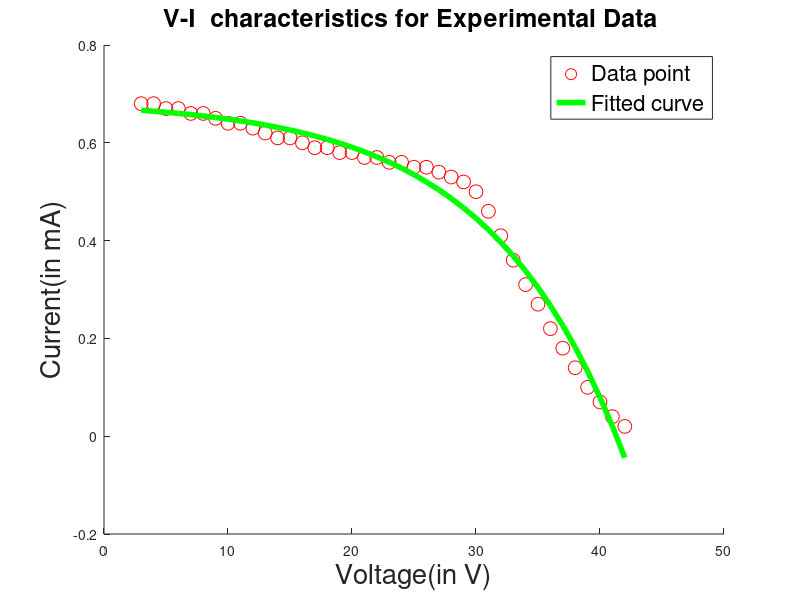
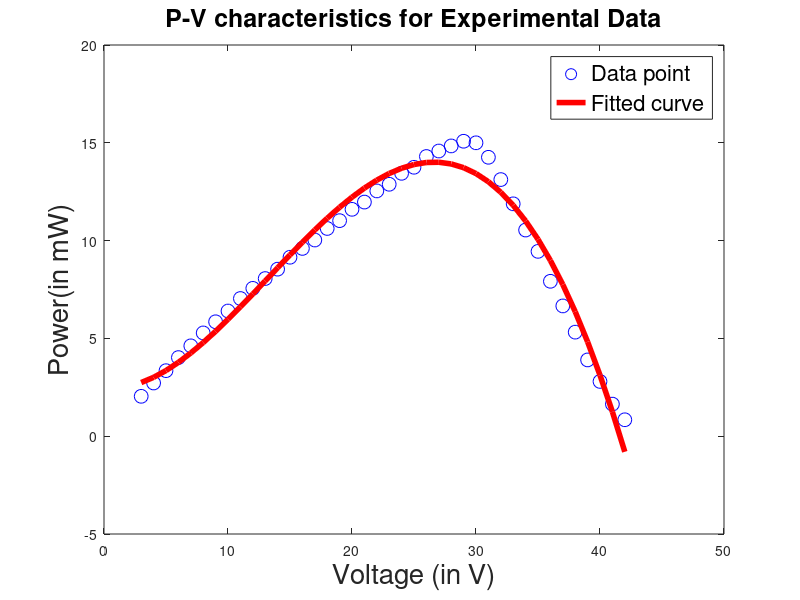

Write the MATLAB code that produced these figures, in order.
pkg load struct ;
pkg load optim ;
k=1.38065*10^(-23);
%A=2.15;
A=2.15;
T=302;
%Np=3;
q=1.6022*10^(-19);
V0=[3:1:42];
y= [0.68,0.68,0.67,0.67,0.66,0.66,0.65,0.64,0.64,0.63,0.62,0.61,0.61,0.60,0.59,0.59,0.58,0.58,0.57,0.57,0.56,0.56,0.55,0.55,0.54,0.53,0.52,0.50,0.46,0.41,0.36,0.31,0.27,0.22,0.18,0.14,0.10,0.07,0.04,0.02];



power=V0.*y;

%I0=Np*Iph-Np*Irs*(exp(q/(k*T*A)*V0./Ns)-1);
F = @(x,V0)x(1)*x(2)-x(1)*x(3)*(exp(q/(k*T*A)*V0./x(4))-1);
x0 = [5 3 0 4];
x = lsqcurvefit(F,x0,V0,y);
x(1)
x(2)
x(3)
x(4)

%subplot(1,2,1)
hold on
figure(1)

plot(V0,y,'ro','MarkerSize',10)
title('V-I  characteristics for Experimental Data ','FontSize',18)
plot(V0,F(x,V0),'Linewidth',4,'g')
h = legend('Data point', 'Fitted curve');
set(h,'FontSize',16); 
%rect = [0.25, 0.25, .25, .25];
%set(h, 'Position', rect);
%axis([0 50 0 1.7 ]);
xlabel('Voltage(in V)','FontSize',20);
ylabel('Current(in mA)','FontSize',20);


figure(2)
%subplot(1,2,2)
plot(V0,power,'bo','MarkerSize',10)
title('P-V characteristics for Experimental Data','FontSize',18)
p=polyfit(V0,power,4);
pp=polyval(p,V0);
hold on
plot(V0,pp,'Linewidth',4,'-r')
k = legend('Data point', 'Fitted curve')
set(k,'FontSize',16);
%rect = [0.30, 0.20, .30, .30];
%set(k, 'Position', rect);
%axis([1.2 5.3  0 1.7 ]);
xlabel('Voltage (in V)','FontSize',20);
ylabel('Power(in mW)','FontSize',20);
 